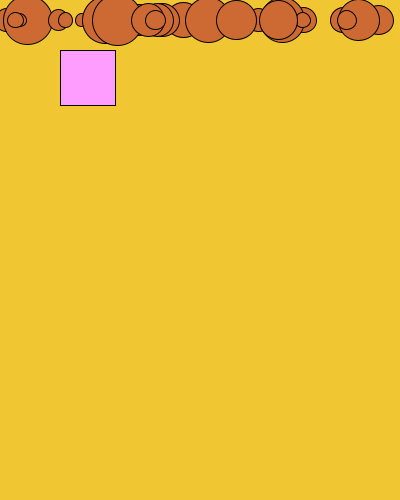
Frame 1 (no input)
Frame 60 (the mouse pressed at the canvas centre just before this capture): identical to frame 1, image omitted
Frame 120 (the mouse held since frame 60 and released just before this capture): identical to frame 1, image omitted

The Processing sketch that drew this single still picture (run headless with seeded random() and noise(); from frame 60 on, the mouse is pressed at the canvas centre):

// Processing sketch: processing_58256
// ── processing_58256.pde

//PS3_QUESTION.2_KESHIA.KINGSLEY

int btnX = 60;
int btnY = 50;
int btnW = 80;
int btnH = 80;
//--------------------------------------------------------------
Ball [] balls = new Ball [30];
Button button;
boolean animate = true;
boolean btn_state = false;

void setup() {
  size(400, 500);
  smooth();
  button = new Button();
  for (int i=0; i < balls.length; i++) {
    balls [i] = new Ball (random(width), 20);
  }
}
//---------------------------------------------------------------
void draw() {
  background(240, 199, 51);
  for (int i = 0; i < balls.length; i++) {
    balls[i].display();
    balls[i].bounce();
  }
 
  button.display();
}
//---------------------------------------------------------------
class Ball {
  float x;
  float y;
 
  float speed;
  float gravity;
  float s;
  color c;
  
  Ball (float BallX, float BallY) {
 
    x = BallX;
    y = BallY;
 
    speed = random(0.1, 5);
    gravity = 0.1;
    s = map(speed, 1, 10, 20, 100);
    c = color(205, 105, 51);
  }
 
  void display() {
    fill(c);
    ellipse(x, y, s, s);
  }
 
  void bounce() {
    if ( btn_state==true) {
      y=y+speed;
      speed = speed + gravity;
    }
    if ( y > height -100) {
      speed = speed *-0.9;
    }
  }
}
//---------------------------------------------------------------
class Button {
  int btnX;
  int btnY;
  int btnW;
  int btnH;
 
  Button () {
    btnX = 60;
    btnY = 50;
    btnW = 55;
    btnH = 55;
  }
 
  void display() {
    fill (255, 157, 254);
    rect(btnX, btnY, btnW, btnH);
  }
}
 
//---------------------------------------------------------------
 
 
void mousePressed() {
  if ( mouseX > btnX && mouseX < btnX+btnW
    && mouseY > btnY && mouseY < btnY+btnH) {
 
    if (btn_state == false) {
      btn_state = true;
    }
    else {
      btn_state = false;
    }
  }
}
